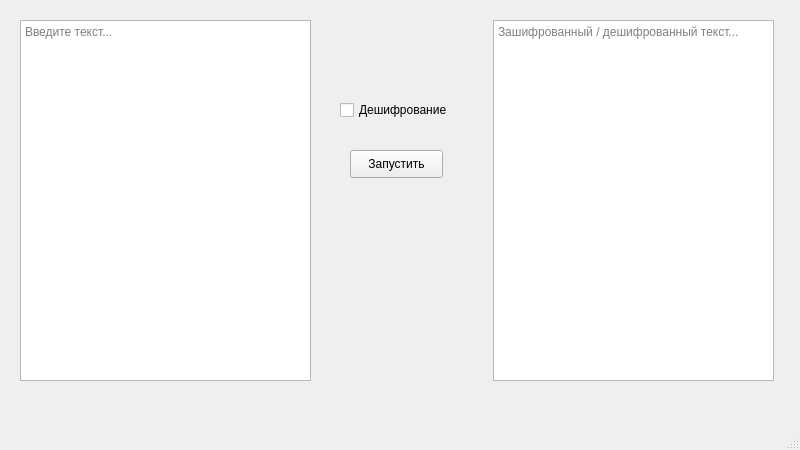
<?xml version="1.0" encoding="UTF-8"?>
<ui version="4.0">
 <class>MainWindow</class>
 <widget class="QMainWindow" name="MainWindow">
  <property name="geometry">
   <rect>
    <x>0</x>
    <y>0</y>
    <width>800</width>
    <height>450</height>
   </rect>
  </property>
  <property name="windowTitle">
   <string>MainWindow</string>
  </property>
  <widget class="QWidget" name="centralwidget">
   <widget class="QPlainTextEdit" name="plainTextEdit">
    <property name="geometry">
     <rect>
      <x>20</x>
      <y>20</y>
      <width>291</width>
      <height>361</height>
     </rect>
    </property>
    <property name="placeholderText">
     <string>Введите текст...</string>
    </property>
   </widget>
   <widget class="QPlainTextEdit" name="plainTextEdit_2">
    <property name="geometry">
     <rect>
      <x>493</x>
      <y>20</y>
      <width>281</width>
      <height>361</height>
     </rect>
    </property>
    <property name="placeholderText">
     <string>Зашифрованный / дешифрованный текст...</string>
    </property>
   </widget>
   <widget class="QCheckBox" name="checkBox">
    <property name="geometry">
     <rect>
      <x>340</x>
      <y>100</y>
      <width>121</width>
      <height>20</height>
     </rect>
    </property>
    <property name="text">
     <string>Дешифрование</string>
    </property>
   </widget>
   <widget class="QPushButton" name="pushButton">
    <property name="geometry">
     <rect>
      <x>350</x>
      <y>150</y>
      <width>93</width>
      <height>28</height>
     </rect>
    </property>
    <property name="text">
     <string>Запустить</string>
    </property>
   </widget>
  </widget>
  <widget class="QMenuBar" name="menubar">
   <property name="geometry">
    <rect>
     <x>0</x>
     <y>0</y>
     <width>800</width>
     <height>26</height>
    </rect>
   </property>
  </widget>
  <widget class="QStatusBar" name="statusbar"/>
 </widget>
 <resources/>
 <connections/>
</ui>
